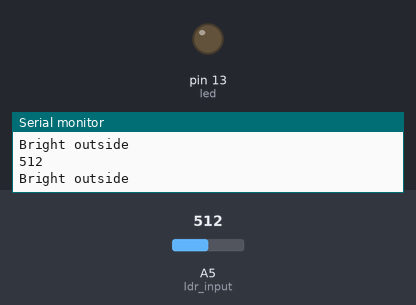
Bench run of a sketch on a simulated Arduino Uno, built with avr-gcc and run on an emulated ATmega328P. Shown: output pins drawn as LEDs (lit = HIGH), the last lines printed to the serial monitor. The inputs (shaded band) are chosen by the test bench; at power-on: A5 (ldr_input) = 512.

Above: at 2.8 s.
2.9 s: A5 (ldr_input) set to 35
4.4 s: A5 (ldr_input) set to 27
At 5.3 s:
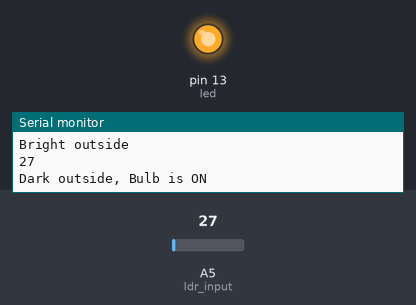
6.5 s: A5 (ldr_input) set to 122
At 8.0 s:
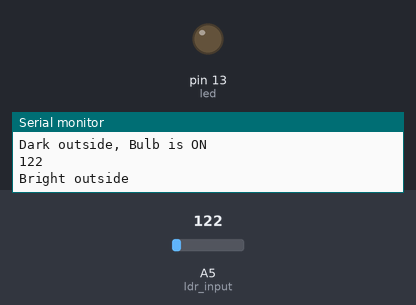
8.5 s: A5 (ldr_input) set to 20
At 9.5 s:
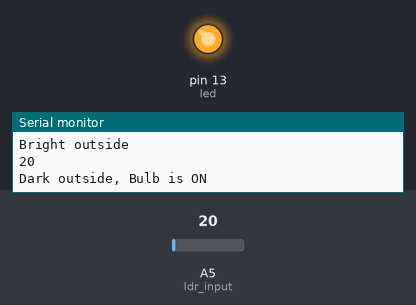
Timing chart, 0 to 11.5 s (numbered marks = the images above; inputs shaded):
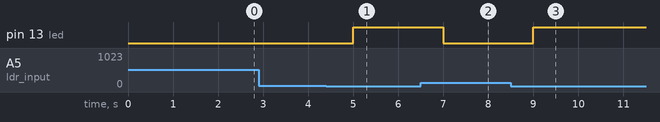

The sketch:

ldr_led.ino
```cpp
int led=13;
int ldr_input=A5;
unsigned long previousMillis = 0;  // variable to store the previous time
const long interval = 1000;  // interval to wait for (in milliseconds)

void setup() {

  // put your setup code here, to run once:
  pinMode(led,OUTPUT);
  pinMode(ldr_input,INPUT);
  Serial.begin(9600);
}

void loop() {

    // put your main code here, to run repeatedly:
  unsigned long currentMillis = millis();  // get the current time

  if (currentMillis - previousMillis >= interval) {
    previousMillis = currentMillis;  // save the current time for the next interval

  // put your main code here, to run repeatedly:
      //Control Bulb based on LDR
  int ldrStatus=analogRead(ldr_input);
  Serial.println(ldrStatus);
  if(ldrStatus<=30)   //when it's dark less conductivity(low voltage)
  {
    digitalWrite(led,1);
    Serial.println("Dark outside, Bulb is ON");
  }
  else
  {
    digitalWrite(led,0);
    Serial.println("Bright outside");
  }
//  Serial.println(ldrStatus);
}
}
```

Measured:
- the behaviour switches between 31 and 30 on A5 (ldr_input) (found by bisection; images 0 and 1)
- after the input at 4.4 s, pin 13 (led): LOW → HIGH after 0.60 s
- after the input at 6.5 s, pin 13 (led): HIGH → LOW after 0.50 s
- after the input at 8.5 s, pin 13 (led): LOW → HIGH after 0.50 s
